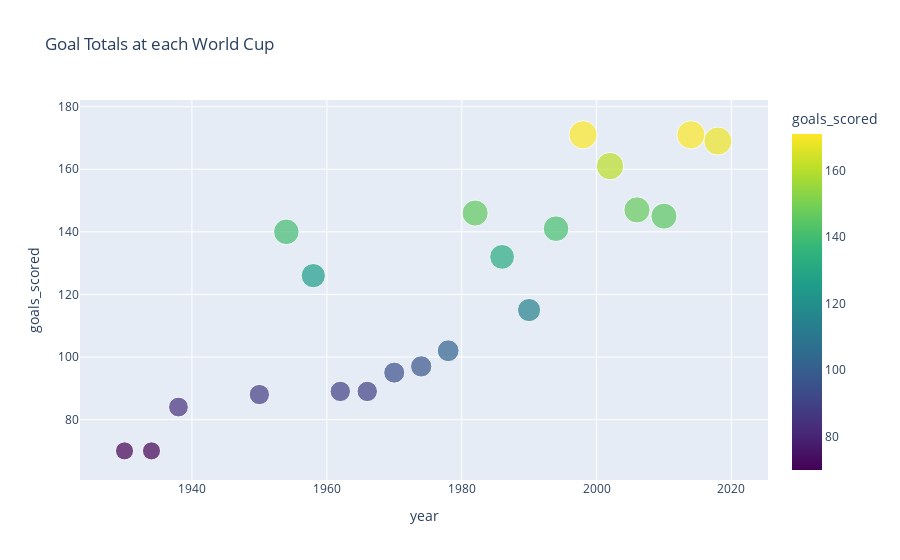

Notebook cell for this chart:
### Code cell
px.scatter(wc_df,x='year',y='goals_scored',color='goals_scored',size='goals_scored',title='Goal Totals at each World Cup',
          color_continuous_scale=px.colors.sequential.Viridis)

### Figure 1 — Plotly figure (JSON) as saved in the notebook; plotly's stock layout.template omitted (floating-point values rounded to 4 significant figures)
{"data": [{"hovertemplate": "year=%{x}<br>goals_scored=%{marker.color}<extra></extra>", "legendgroup": "", "marker": {"color": [70, 70, 84, 88, 140, 126, 89, 89, 95, 97, 102, 146, 132, 115, 141, 171, 161, 147, 145, 171, 169], "coloraxis": "coloraxis", "size": [70, 70, 84, 88, 140, 126, 89, 89, 95, 97, 102, 146, 132, 115, 141, 171, 161, 147, 145, 171, 169], "sizemode": "area", "sizeref": 0.4275, "symbol": "circle"}, "mode": "markers", "name": "", "orientation": "v", "showlegend": false, "type": "scatter", "x": [1930, 1934, 1938, 1950, 1954, 1958, 1962, 1966, 1970, 1974, 1978, 1982, 1986, 1990, 1994, 1998, 2002, 2006, 2010, 2014, 2018], "xaxis": "x", "y": [70, 70, 84, 88, 140, 126, 89, 89, 95, 97, 102, 146, 132, 115, 141, 171, 161, 147, 145, 171, 169], "yaxis": "y"}], "layout": {"coloraxis": {"colorbar": {"title": {"text": "goals_scored"}}, "colorscale": [[0, "#440154"], [0.1111, "#482878"], [0.2222, "#3e4989"], [0.3333, "#31688e"], [0.4444, "#26828e"], [0.5556, "#1f9e89"], [0.6667, "#35b779"], [0.7778, "#6ece58"], [0.8889, "#b5de2b"], [1, "#fde725"]]}, "legend": {"itemsizing": "constant", "tracegroupgap": 0}, "title": {"text": "Goal Totals at each World Cup"}, "xaxis": {"anchor": "y", "domain": [0, 1], "title": {"text": "year"}}, "yaxis": {"anchor": "x", "domain": [0, 1], "title": {"text": "goals_scored"}}}}
